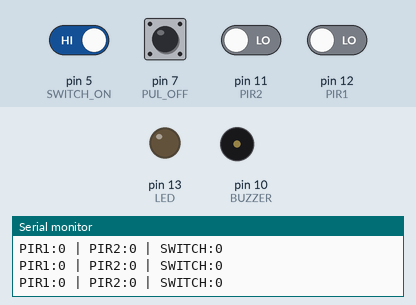
Recording of a sketch running on a simulated Arduino Uno, built with avr-gcc and run on an emulated ATmega328P. On the bench: output pins drawn as LEDs (lit = HIGH), buzzer (waves = sounding, pin HIGH), the last lines printed to the serial monitor. Dashed ring = blinking. The inputs (shaded band) are chosen by the test bench; at power-on: pin 5 (SWITCH_ON), pin 7 (PUL_OFF) HIGH, pin 11 (PIR2), pin 12 (PIR1) LOW.

Above: at 1.2 s.
1.3 s: pin 5 (SWITCH_ON) driven LOW and pin 11 (PIR2) driven HIGH
At 1.38 s:
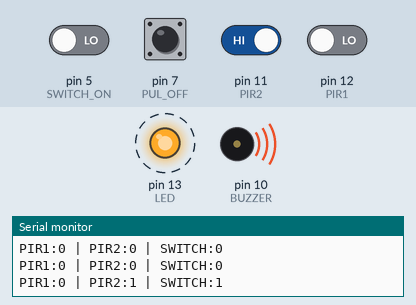
4.3 s: pin 5 (SWITCH_ON) driven HIGH
At 4.8 s:
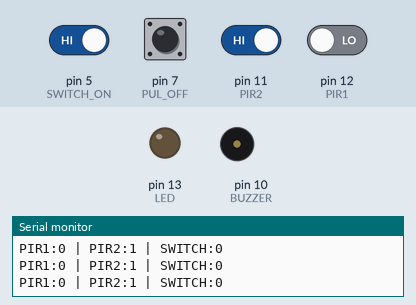
7.3 s: pin 5 (SWITCH_ON) driven LOW
At 7.62 s:
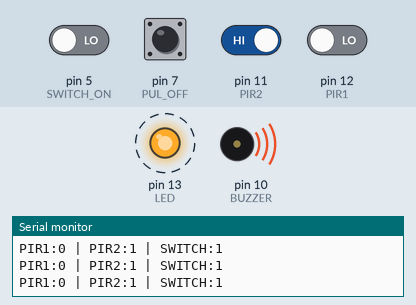
Timing chart, 0 to 16.3 s (numbered marks = the images above; inputs shaded):
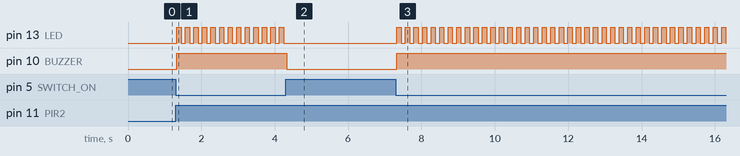

Measured:
- after the input at 1.3 s, pin 13 (LED): alternates HIGH for 0.12 s and LOW for 0.12 s, starting at once; pin 10 (BUZZER): LOW → HIGH at once
- after the input at 4.3 s, pin 13 (LED): stops changing and stays LOW; pin 10 (BUZZER): HIGH → LOW at once
- after the input at 7.3 s, pin 13 (LED): alternates HIGH for 0.12 s and LOW for 0.12 s, starting at once; pin 10 (BUZZER): LOW → HIGH at once

The sketch:

Ej_SistemaEmbebido.ino
```cpp
#define PIR1 12
#define PIR2 11
#define BUZZER 10
#define LED 13
#define SWITCH_ON 5
#define PUL_OFF 7

bool alarmaActiva = false;   // MEMORIA del estado de la alarma
bool estadoLed = false;
unsigned long tiempoAnterior = 0;
const unsigned long intervalo = 100; // velocidad del parpadeo (ms)

void setup()
{
  Serial.begin(9600);
  pinMode(PIR1, INPUT);
  pinMode(PIR2, INPUT);
  pinMode(SWITCH_ON, INPUT_PULLUP);
  pinMode(PUL_OFF, INPUT_PULLUP);
  pinMode(BUZZER, OUTPUT);
  pinMode(LED, OUTPUT);
}

void loop()
{
  // LEER MIS ENTRADAS
  bool estadoPir1 = digitalRead(PIR1);
  bool estadoPir2 = digitalRead(PIR2);
  bool estadoSwitch = !digitalRead(SWITCH_ON);
  bool estadoPul = !digitalRead(PUL_OFF);

  // SECCION MONITOR SERIE
  Serial.print("PIR1:");
  Serial.print(estadoPir1);
  Serial.print(" | PIR2:");
  Serial.print(estadoPir2);
  Serial.print(" | SWITCH:");
  Serial.println(estadoSwitch);

  // ---- LOGICA ORIGINAL: SE DISPARA Y QUEDA ENCENDIDA ----
  if ((estadoPir1 == true || estadoPir2 == true) && estadoSwitch == true) {
    alarmaActiva = true;   // Se dispara la alarma
  }

  if (estadoPul == true || estadoSwitch == false) {
    alarmaActiva = false;  // Se apaga solo con botón o switch
  }

  // ---- SALIDAS ----
  if (alarmaActiva) {
    digitalWrite(BUZZER, true);

    // LED tipo sirena
    unsigned long tiempoActual = millis();
    if (tiempoActual - tiempoAnterior >= intervalo) {
      tiempoAnterior = tiempoActual;
      estadoLed = !estadoLed;
      digitalWrite(LED, estadoLed);
    }

  } else {
    digitalWrite(BUZZER, false);
    digitalWrite(LED, false);
    estadoLed = false;
  }

  delay(10);
}
```
